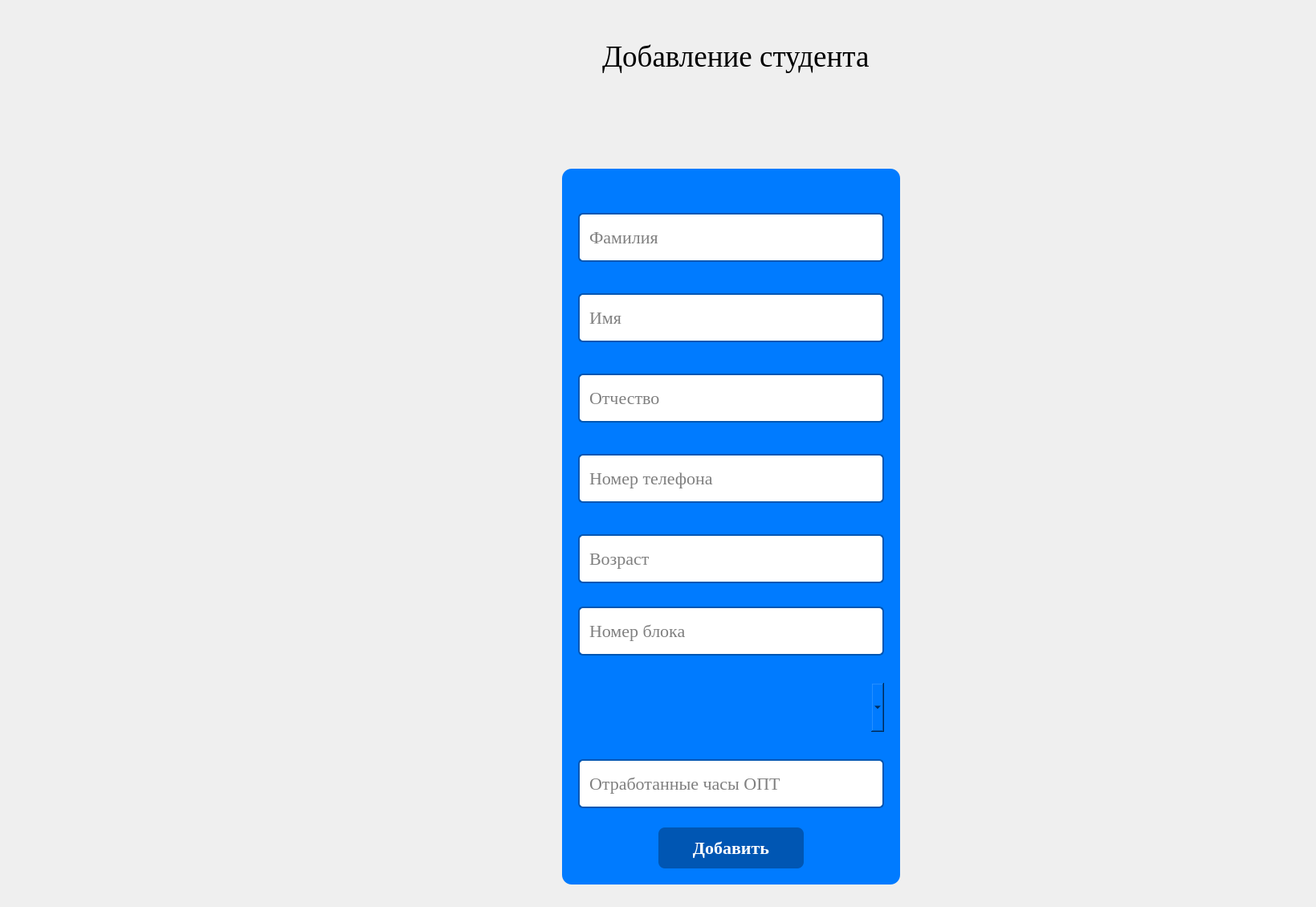
<?xml version="1.0" encoding="UTF-8"?>
<ui version="4.0">
 <class>AddStudentWidget</class>
 <widget class="QWidget" name="AddStudentWidget">
  <property name="geometry">
   <rect>
    <x>0</x>
    <y>0</y>
    <width>1639</width>
    <height>1129</height>
   </rect>
  </property>
  <property name="windowTitle">
   <string>Form</string>
  </property>
  <widget class="QLabel" name="header">
   <property name="geometry">
    <rect>
     <x>750</x>
     <y>50</y>
     <width>341</width>
     <height>41</height>
    </rect>
   </property>
   <property name="font">
    <font>
     <family>Times New Roman</family>
     <pointsize>28</pointsize>
    </font>
   </property>
   <property name="text">
    <string>Добавление студента</string>
   </property>
  </widget>
  <widget class="QGroupBox" name="groupBox">
   <property name="geometry">
    <rect>
     <x>700</x>
     <y>210</y>
     <width>421</width>
     <height>891</height>
    </rect>
   </property>
   <property name="styleSheet">
    <string notr="true">QWidget {
    background-color: #007BFF; /* Синий фон для окна */
    border-radius: 12px; /* Закругленные углы */
    padding: 20px; /* Отступы внутри окна */
}</string>
   </property>
   <property name="title">
    <string/>
   </property>
   <widget class="QLineEdit" name="surnameEdit">
    <property name="geometry">
     <rect>
      <x>20</x>
      <y>50</y>
      <width>381</width>
      <height>71</height>
     </rect>
    </property>
    <property name="font">
     <font>
      <family>Times New Roman</family>
      <pointsize>-1</pointsize>
     </font>
    </property>
    <property name="styleSheet">
     <string notr="true">QLineEdit {
    background-color: #FFFFFF; /* Белый фон для полей ввода */
    border: 2px solid #0056b3; /* Синяя рамка */
    border-radius: 6px; /* Закругленные углы */
    padding: 10px; /* Отступы внутри поля */
    font-size: 22px; /* Размер шрифта */
    margin: 5px 0; /* Отступы между полями */
}

QLineEdit:focus {
    border-color: #007BFF; /* Цвет рамки при фокусе */
}</string>
    </property>
    <property name="placeholderText">
     <string>Фамилия</string>
    </property>
   </widget>
   <widget class="QLineEdit" name="nameEdit">
    <property name="geometry">
     <rect>
      <x>20</x>
      <y>150</y>
      <width>381</width>
      <height>71</height>
     </rect>
    </property>
    <property name="font">
     <font>
      <family>Times New Roman</family>
      <pointsize>-1</pointsize>
     </font>
    </property>
    <property name="styleSheet">
     <string notr="true">QLineEdit {
    background-color: #FFFFFF; /* Белый фон для полей ввода */
    border: 2px solid #0056b3; /* Синяя рамка */
    border-radius: 6px; /* Закругленные углы */
    padding: 10px; /* Отступы внутри поля */
    font-size: 22px; /* Размер шрифта */
    margin: 5px 0; /* Отступы между полями */
}

QLineEdit:focus {
    border-color: #007BFF; /* Цвет рамки при фокусе */
}</string>
    </property>
    <property name="placeholderText">
     <string>Имя</string>
    </property>
   </widget>
   <widget class="QLineEdit" name="patronymEdit">
    <property name="geometry">
     <rect>
      <x>20</x>
      <y>250</y>
      <width>381</width>
      <height>71</height>
     </rect>
    </property>
    <property name="font">
     <font>
      <family>Times New Roman</family>
      <pointsize>-1</pointsize>
     </font>
    </property>
    <property name="styleSheet">
     <string notr="true">QLineEdit {
    background-color: #FFFFFF; /* Белый фон для полей ввода */
    border: 2px solid #0056b3; /* Синяя рамка */
    border-radius: 6px; /* Закругленные углы */
    padding: 10px; /* Отступы внутри поля */
    font-size: 22px; /* Размер шрифта */
    margin: 5px 0; /* Отступы между полями */
}

QLineEdit:focus {
    border-color: #007BFF; /* Цвет рамки при фокусе */
}</string>
    </property>
    <property name="placeholderText">
     <string>Отчество</string>
    </property>
   </widget>
   <widget class="QPushButton" name="addButton">
    <property name="geometry">
     <rect>
      <x>120</x>
      <y>800</y>
      <width>181</width>
      <height>71</height>
     </rect>
    </property>
    <property name="font">
     <font>
      <family>Times New Roman</family>
      <pointsize>-1</pointsize>
      <bold>true</bold>
     </font>
    </property>
    <property name="cursor">
     <cursorShape>PointingHandCursor</cursorShape>
    </property>
    <property name="styleSheet">
     <string notr="true">QPushButton {
    background-color: #0056b3; /* Основной цвет фона кнопки */
    color: white; /* Цвет текста кнопки */
    border: none; /* Убираем рамки */
    border-radius: 8px; /* Закругленные углы */
    padding: 10px; /* Отступы внутри кнопки */
    font-size: 22px; /* Размер шрифта кнопки */
    font-weight: bold; /* Жирный текст */
    margin-top: 20px; /* Отступ сверху */
}

QPushButton:hover {
    background-color: #004085; /* Темнее при наведении */
}

QPushButton:pressed {
    background-color: #003366; /* Цвет при нажатии */
}</string>
    </property>
    <property name="text">
     <string>Добавить</string>
    </property>
   </widget>
   <widget class="QLineEdit" name="phoneNumberEdit">
    <property name="geometry">
     <rect>
      <x>20</x>
      <y>350</y>
      <width>381</width>
      <height>71</height>
     </rect>
    </property>
    <property name="font">
     <font>
      <family>Times New Roman</family>
      <pointsize>-1</pointsize>
     </font>
    </property>
    <property name="styleSheet">
     <string notr="true">QLineEdit {
    background-color: #FFFFFF; /* Белый фон для полей ввода */
    border: 2px solid #0056b3; /* Синяя рамка */
    border-radius: 6px; /* Закругленные углы */
    padding: 10px; /* Отступы внутри поля */
    font-size: 22px; /* Размер шрифта */
    margin: 5px 0; /* Отступы между полями */
}

QLineEdit:focus {
    border-color: #007BFF; /* Цвет рамки при фокусе */
}</string>
    </property>
    <property name="placeholderText">
     <string>Номер телефона</string>
    </property>
   </widget>
   <widget class="QLineEdit" name="ageEdit">
    <property name="geometry">
     <rect>
      <x>20</x>
      <y>450</y>
      <width>381</width>
      <height>71</height>
     </rect>
    </property>
    <property name="font">
     <font>
      <family>Times New Roman</family>
      <pointsize>-1</pointsize>
     </font>
    </property>
    <property name="styleSheet">
     <string notr="true">QLineEdit {
    background-color: #FFFFFF; /* Белый фон для полей ввода */
    border: 2px solid #0056b3; /* Синяя рамка */
    border-radius: 6px; /* Закругленные углы */
    padding: 10px; /* Отступы внутри поля */
    font-size: 22px; /* Размер шрифта */
    margin: 5px 0; /* Отступы между полями */
}

QLineEdit:focus {
    border-color: #007BFF; /* Цвет рамки при фокусе */
}</string>
    </property>
    <property name="placeholderText">
     <string>Возраст</string>
    </property>
   </widget>
   <widget class="QLineEdit" name="blockEdit">
    <property name="geometry">
     <rect>
      <x>20</x>
      <y>540</y>
      <width>381</width>
      <height>71</height>
     </rect>
    </property>
    <property name="font">
     <font>
      <family>Times New Roman</family>
      <pointsize>-1</pointsize>
     </font>
    </property>
    <property name="styleSheet">
     <string notr="true">QLineEdit {
    background-color: #FFFFFF; /* Белый фон для полей ввода */
    border: 2px solid #0056b3; /* Синяя рамка */
    border-radius: 6px; /* Закругленные углы */
    padding: 10px; /* Отступы внутри поля */
    font-size: 22px; /* Размер шрифта */
    margin: 5px 0; /* Отступы между полями */
}

QLineEdit:focus {
    border-color: #007BFF; /* Цвет рамки при фокусе */
}</string>
    </property>
    <property name="placeholderText">
     <string>Номер блока</string>
    </property>
   </widget>
   <widget class="QLineEdit" name="optEdit">
    <property name="geometry">
     <rect>
      <x>20</x>
      <y>730</y>
      <width>381</width>
      <height>71</height>
     </rect>
    </property>
    <property name="font">
     <font>
      <family>Times New Roman</family>
      <pointsize>-1</pointsize>
     </font>
    </property>
    <property name="styleSheet">
     <string notr="true">QLineEdit {
    background-color: #FFFFFF; /* Белый фон для полей ввода */
    border: 2px solid #0056b3; /* Синяя рамка */
    border-radius: 6px; /* Закругленные углы */
    padding: 10px; /* Отступы внутри поля */
    font-size: 22px; /* Размер шрифта */
    margin: 5px 0; /* Отступы между полями */
}

QLineEdit:focus {
    border-color: #007BFF; /* Цвет рамки при фокусе */
}</string>
    </property>
    <property name="placeholderText">
     <string>Отработанные часы ОПТ</string>
    </property>
   </widget>
   <widget class="QComboBox" name="activityType">
    <property name="geometry">
     <rect>
      <x>20</x>
      <y>640</y>
      <width>381</width>
      <height>61</height>
     </rect>
    </property>
    <property name="font">
     <font>
      <family>Yu Gothic UI Semilight</family>
      <pointsize>-1</pointsize>
     </font>
    </property>
    <property name="cursor">
     <cursorShape>PointingHandCursor</cursorShape>
    </property>
    <property name="styleSheet">
     <string notr="true">QComboBox {
    background-color: #FFFFFF; /* Белый фон для ComboBox */
    border: 2px solid #0056b3; /* Синяя рамка */
    border-radius: 6px; /* Закругленные углы */
    padding: 10px; /* Отступы внутри ComboBox */
    font-size: 22px; /* Размер шрифта */
    color: #000000; /* Цвет текста */
    padding-right: 30px; /* Отступ справа для стрелки */
}

QComboBox::down-arrow {
    /*image: url(&quot;C:\\Users\\Сергей\\source\\repos\\CloneDormitory\\CloneDormitory\\CloneDormitory\\down-arrow.png&quot;);  Замените на ваш путь к изображению стрелки */
    width: 10px; /* Ширина стрелки */
    height: 10px; /* Высота стрелки */
}

QComboBox::item {
    background-color: #FFFFFF; /* Фон для элементов выпадающего списка */
    color: #000000; /* Цвет текста элементов */
}

QComboBox::item:selected {
    background-color: #007BFF; /* Фон для выбранного элемента */
    color: #FFFFFF; /* Цвет текста для выбранного элемента */
}</string>
    </property>
    <property name="editable">
     <bool>false</bool>
    </property>
    <property name="placeholderText">
     <string/>
    </property>
   </widget>
  </widget>
 </widget>
 <resources/>
 <connections/>
</ui>
